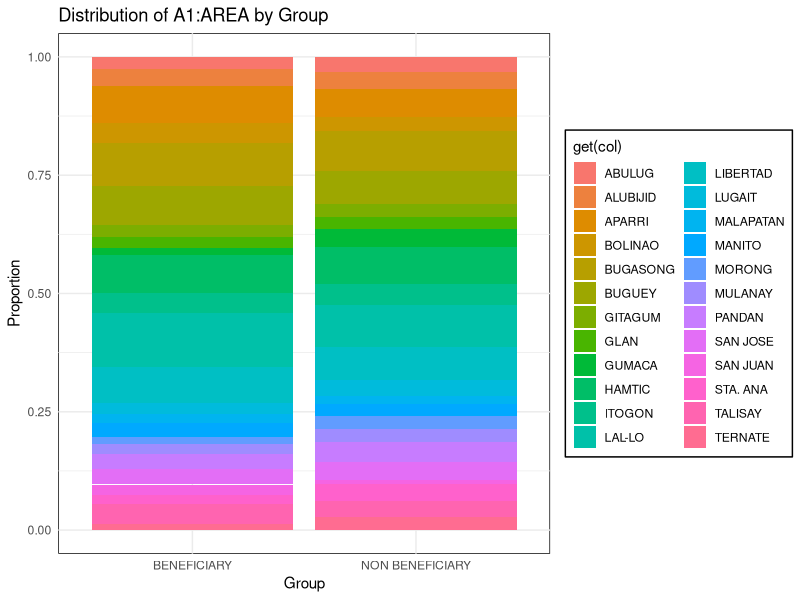
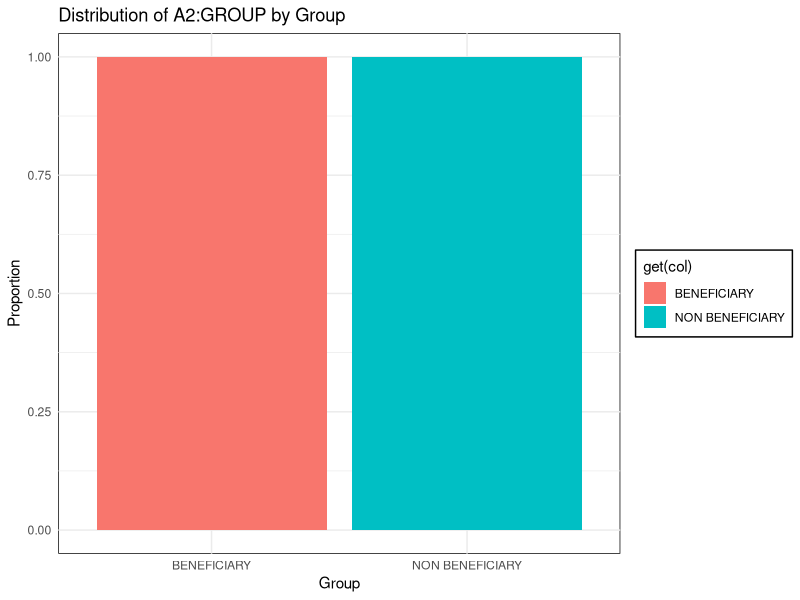
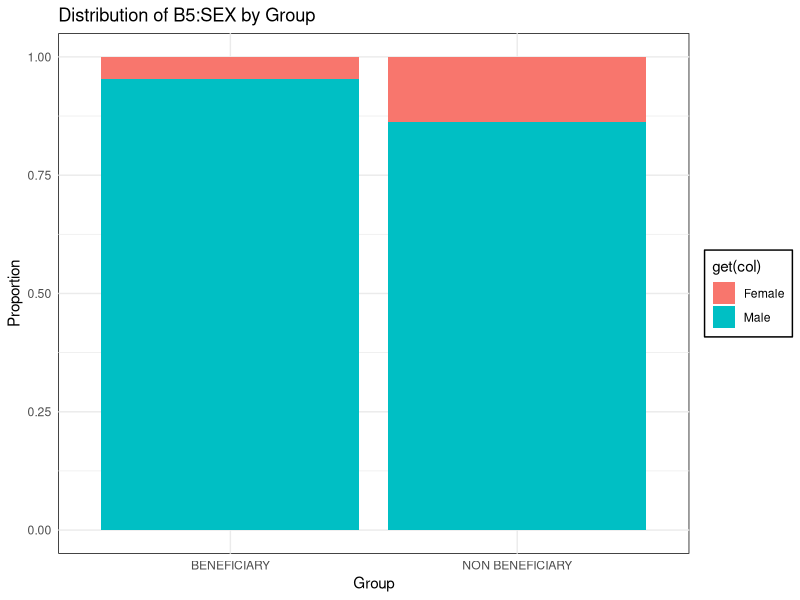
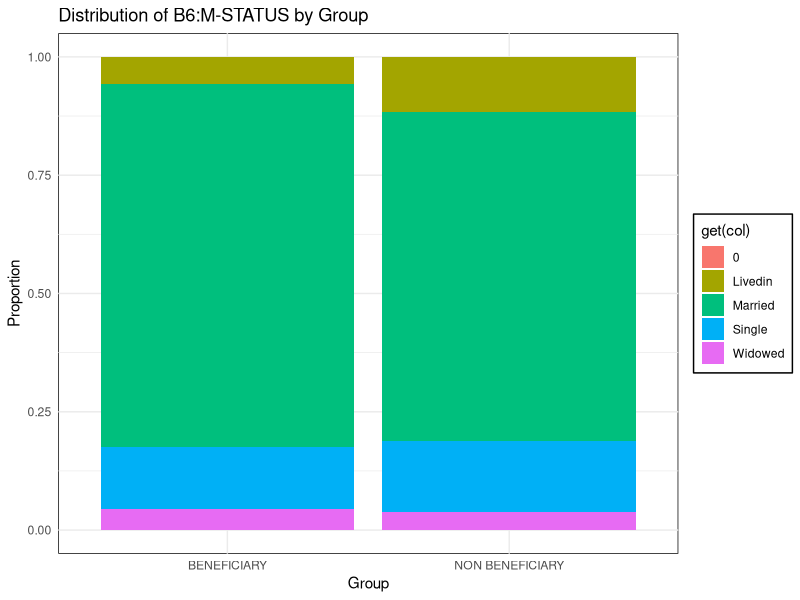
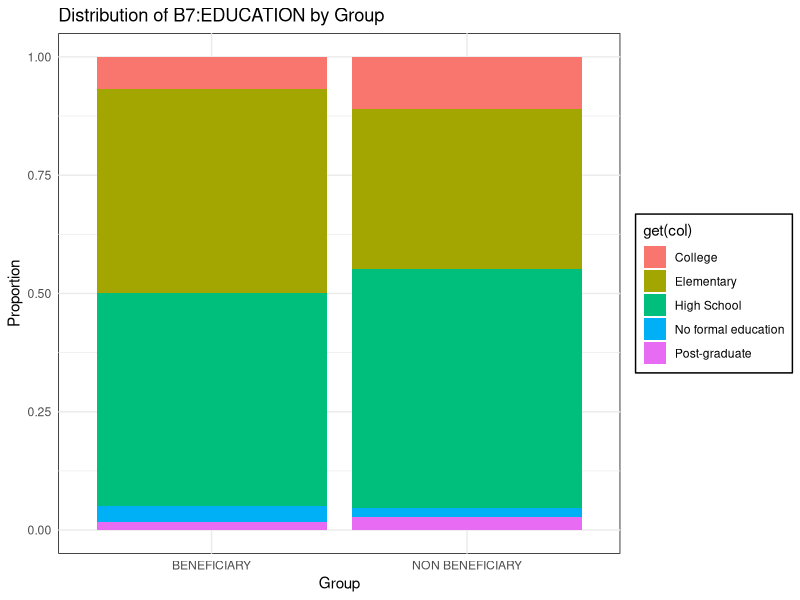
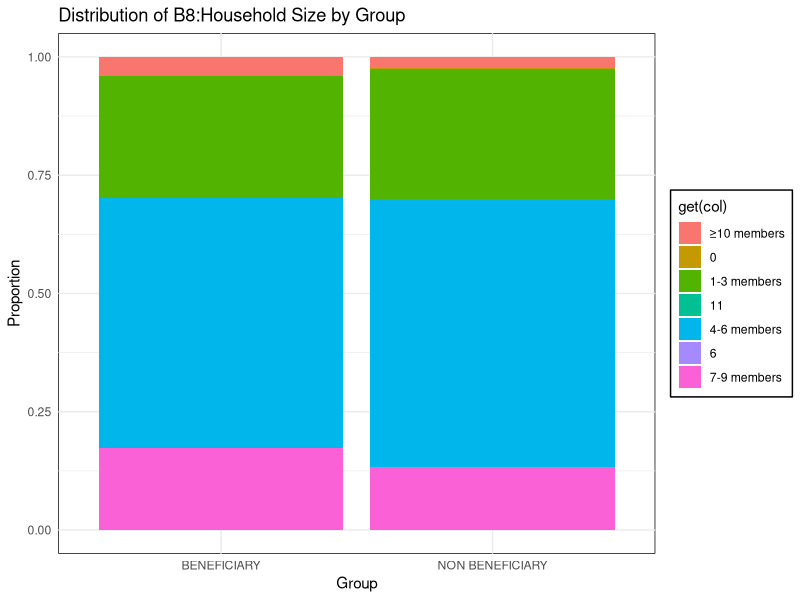
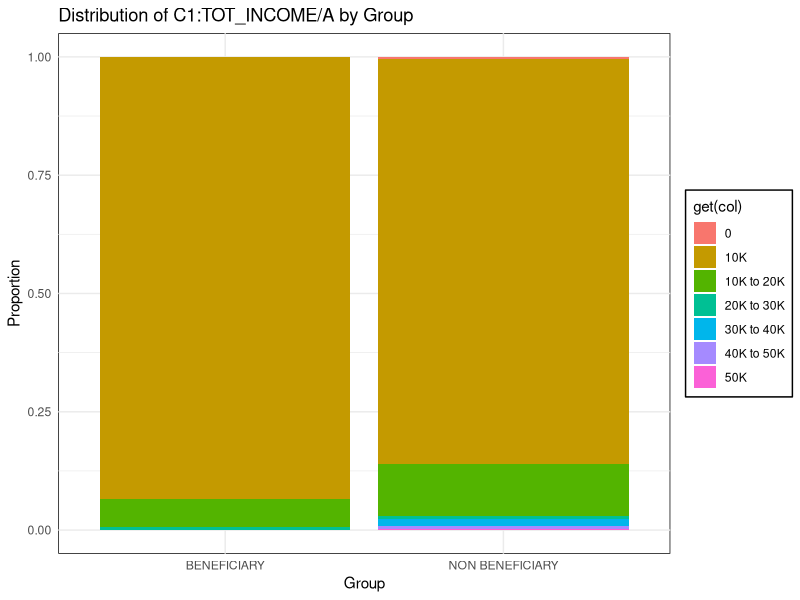
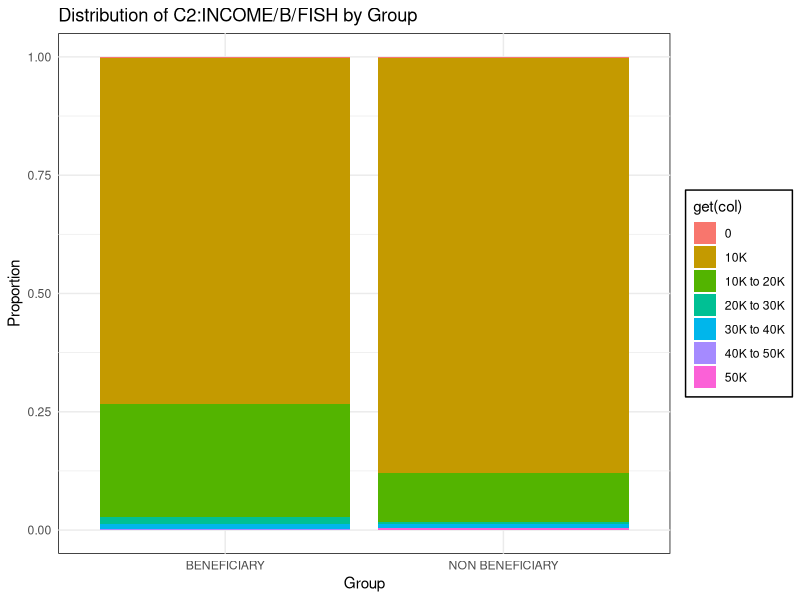

Write the R code that produced these figures, in order. (Note: this script raises an error after producing the figures.)
# Download the ff packages
# install.packages(c('readxl', 'ggplot2', 'dplyr', 'tidyr', 'readr',"reshape2"))
# ----------------------------------------
# Load required libraries
# ----------------------------------------
library(readxl)
library(ggplot2)
library(dplyr)
library(tidyr)
library(readr)
library(reshape2)
library(rpart)
#library(rpart)
# ----------------------------------------
# Define function to clean filenames (Windows-safe)
# ----------------------------------------
clean_filename <- function(filename) {
  gsub("[:?<>|*\"/\\\\]", "_", filename)  # Replace invalid characters with "_"
}

# ----------------------------------------
# Load dataset
# ----------------------------------------
df_A <- read_csv("Dataset/cleaned_data.csv", show_col_types = FALSE)

# Ensure 'A2:GROUP' exists and is a factor
if (!"A2:GROUP" %in% colnames(df_A)) {
  stop("Error: Column 'A2:GROUP' not found in dataset.")
}
df_A$`A2:GROUP` <- as.factor(df_A$`A2:GROUP`)

# ----------------------------------------
# Identify column types
# ----------------------------------------
categorical_cols <- names(df_A)[sapply(df_A, is.character) | sapply(df_A, is.factor)]
numerical_cols <- names(df_A)[sapply(df_A, is.numeric)]

# Remove 'A2:GROUP' from categorical list (since it's the grouping column)
categorical_cols <- setdiff(categorical_cols, "GROUP")

# ----------------------------------------
# Create a directory for saving plots
# ----------------------------------------
if (!dir.exists("visualizations")) {
  dir.create("visualizations")
}
# ----------------------------------------
# Generate Stacked Bar Charts (Categorical Variables)
# ----------------------------------------
for (col in categorical_cols) {
  p <- ggplot(df_A, aes(x = `A2:GROUP`, fill = get(col))) + 
    geom_bar(position = "fill") +
    labs(title = paste("Distribution of", col, "by Group"), x = "Group", y = "Proportion") +
    theme_minimal() +
    theme(panel.background = element_rect(fill = "white")) +
    theme(legend.background = element_rect(fill = "white", color = "black"))
  
  ggsave(filename = paste0("visualizations/stacked_bar", clean_filename(col), "_stacked_bar.png"),
         plot = p, width = 8, height = 5)
}

# ----------------------------------------
# Generate Non-Stacked Bar Charts (Categorical Variables)
# ----------------------------------------
for (col in categorical_cols) {
  p <- ggplot(df_A, aes(x = `A2:GROUP`, fill = get(col))) + 
    geom_bar(position = "dodge") +  # Non-stacked bar graph
    labs(title = paste("Count of", col, "by Group"), x = "Group", y = "Count") +
    theme_minimal() +
    theme(panel.background = element_rect(fill = "white")) +
    theme(legend.background = element_rect(fill = "white", color = "black")) 
  
  ggsave(filename = paste0("visualizations/nonstacked_bar", clean_filename(col), "_non_stacked_bar.png"),
         plot = p, width = 8, height = 5)
}

# ----------------------------------------
# Generate Box Plots (Numerical Variables)
# ----------------------------------------
for (col in numerical_cols) {
  p <- ggplot(df_A, aes(x = `A2:GROUP`, y = get(col), fill = `A2:GROUP`)) +
    geom_boxplot() +
    labs(title = paste("Distribution of", col, "by Group"), x = "Group", y = col) +
    theme_minimal() +
    theme(panel.background = element_rect(fill = "white")) +
    theme(legend.background = element_rect(fill = "white", color = "black"))
  
  ggsave(filename = paste0("visualizations/boxplots", clean_filename(col), "_boxplot.png"),
         plot = p, width = 8, height = 5)
}

# ----------------------------------------
# Generate Histograms (Numerical Variables)
# ----------------------------------------
for (col in numerical_cols) {
  p <- ggplot(df_A, aes(x = get(col), fill = `A2:GROUP`)) +
    geom_histogram(bins = 30, alpha = 0.6, position = "identity") +
    facet_wrap(~`A2:GROUP`, scales = "free") +
    labs(title = paste("Histogram of", col, "by Group"), x = col, y = "Count") +
    theme_minimal() +
    theme(panel.background = element_rect(fill = "white")) +
    theme(legend.background = element_rect(fill = "white", color = "black"))
  
  ggsave(filename = paste0("visualizations/histograms", clean_filename(col), "_histogram.png"),
         plot = p, width = 8, height = 5)
}
# Clustering (K-Means)
set.seed(123)
df_num <- df_A[, numerical_cols]
df_num_scaled <- scale(df_num)  # Standardizing numerical data
kmeans_result <- kmeans(df_num_scaled, centers = 3)  # Assume 3 clusters
df_A$Cluster <- as.factor(kmeans_result$cluster)

# Visualize Clustering
fviz_cluster(list(data = df_num_scaled, cluster = kmeans_result$cluster))
ggsave("visualizations/kmeans_clusters.png", width = 8, height = 5)

# Decision Tree for Impact Prediction
set.seed(123)
dt_model <- rpart(`A2:GROUP` ~ ., data = df_A, method = "class")
rpart.plot(dt_model)
ggsave("visualizations/decision_tree.png", width = 8, height = 5)

# Association Rule Mining (Apriori)
categorical_data <- df_A[, categorical_cols]
categorical_data[] <- lapply(categorical_data, as.factor)
transactions <- as(categorical_data, "transactions")
rules <- apriori(transactions, parameter = list(supp = 0.05, conf = 0.8))
inspect(rules)

# Generate Heatmap (Density Visualization)

for (col in numerical_cols) {
  p <- ggplot(df_A, aes(x = get(col))) +
    geom_density(na.rm = TRUE, fill = "blue", alpha = 0.5) +  # Ignore NA
    labs(title = paste("Density Plot of", col), x = col, y = "Density") +
    theme_minimal()

  ggsave(filename = paste0("visualizations/density_", clean_filename(col), ".png"),
         plot = p, width = 8, height = 5)
}

# Generate Correlation Matrix
corr_matrix <- cor(df_A[, numerical_cols], use = "complete.obs")
ggcorrplot(corr_matrix, hc.order = TRUE, type = "lower", lab = TRUE)
ggsave("visualizations/correlation_matrix.png", width = 8, height = 5)

# K-Means Clustering
set.seed(123)
df_num <- scale(df_A[, numerical_cols])
kmeans_result <- kmeans(df_num, centers = 3)
df_A$Cluster <- as.factor(kmeans_result$cluster)

fviz_cluster(list(data = df_num, cluster = kmeans_result$cluster))
ggsave("visualizations/kmeans_clusters.png", width = 8, height = 5)

# Decision Tree Model
set.seed(123)
df_tree <- df_A[complete.cases(df_A), ]  # Keep only complete rows

dt_model <- rpart(`A2:GROUP` ~ ., data = df_tree, method = "class")
rpart.plot(dt_model)

ggsave("visualizations/decision_tree.png", width = 8, height = 5)

# ----------------------------------------
# Filter only beneficiaries for J part visualization
# ----------------------------------------

df_beneficiaries[j_columns] <- lapply(df_beneficiaries[j_columns], function(x) {
  x[is.infinite(x)] <- NA
  return(x)
})

df_beneficiaries[j_columns] <- lapply(df_beneficiaries[j_columns], as.factor)


df_beneficiaries[j_columns] <- lapply(df_beneficiaries[j_columns], function(x) {
  x <- as.factor(x)  # Convert to factor
  x[is.na(x) | is.nan(x) | is.infinite(x)] <- "Missing"  # Replace NAs with a label
  return(x)
})

df_beneficiaries <- df_A %>% filter(`A2:GROUP` == "benef")

# Select J part columns for visualization
j_columns <- c("NY_W/BOAT", "BOAT_COND", "J1:BOAT_AGREE", "J2:BOAT_TYPE", "J3:BOAT_DESIGN",
               "J4:BOAT_COND", "J4: REASON-NO", "J5.1", "J5.2", "J5.3", "J5.4", "J5.5", "J5.6", "J5.7",
               "J6.1", "J6.2", "J6.3", "J6.4", "J6.5", "J6.6", "J7.1", "J7.2", "J7.3", "J7.4", "J7.5")

# Ensure the selected columns exist in the dataset
j_columns <- intersect(j_columns, colnames(df_beneficiaries))

# Create a directory for saving J part visualizations
if (!dir.exists("visualizations/J_part")) {
  dir.create("visualizations/J_part", recursive = TRUE)
}
df_beneficiaries[j_columns] <- lapply(df_beneficiaries[j_columns], function(x) {
  x <- as.factor(x)  # Convert to factor
  x[is.na(x)] <- "Missing"  # Replace NA values
  return(x)
})

# Generate bar plots for categorical J part columns
for (col in j_columns) {
  if (col %in% categorical_cols) {
    p <- ggplot(df_beneficiaries, aes_string(x = col)) +
      geom_bar(fill = "steelblue") +
      theme_minimal() +
      labs(title = paste("Distribution of", col, "in Beneficiaries"))
    
    ggsave(paste0("visualizations/J_part/", clean_filename(col), "_distribution.png"), plot = p, width = 8, height = 5)
  }
}

cat("✅ J part visualizations for beneficiaries saved in 'visualizations/J_part'!\n")

cat("✅ All visualizations have been saved in the 'visualizations' folder!\n")


df_num <- df_A[, numerical_cols]
df_num <- na.omit(df_num)  # Remove rows with missing values
df_num_scaled <- scale(df_num)  # Standardize the data
kmeans_result <- kmeans(df_num_scaled, centers = 3)
